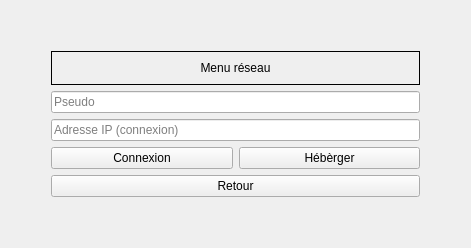
      <widget class="QWidget" name="wdgReseau">
       <layout class="QGridLayout" name="gridLayout_8">
        <item row="0" column="0">
         <layout class="QVBoxLayout" name="verticalLayout_21">
          <item>
           <spacer name="verticalSpacer_17">
            <property name="orientation">
             <enum>Qt::Vertical</enum>
            </property>
            <property name="sizeHint" stdset="0">
             <size>
              <width>20</width>
              <height>40</height>
             </size>
            </property>
           </spacer>
          </item>
          <item>
           <layout class="QHBoxLayout" name="horizontalLayout_14">
            <item>
             <spacer name="horizontalSpacer_29">
              <property name="orientation">
               <enum>Qt::Horizontal</enum>
              </property>
              <property name="sizeHint" stdset="0">
               <size>
                <width>40</width>
                <height>20</height>
               </size>
              </property>
             </spacer>
            </item>
            <item>
             <layout class="QVBoxLayout" name="verticalLayout_20">
              <item>
               <widget class="QLabel" name="lblMenuHeberger">
                <property name="minimumSize">
                 <size>
                  <width>369</width>
                  <height>34</height>
                 </size>
                </property>
                <property name="maximumSize">
                 <size>
                  <width>160000</width>
                  <height>34</height>
                 </size>
                </property>
                <property name="frameShape">
                 <enum>QFrame::Box</enum>
                </property>
                <property name="text">
                 <string>Menu réseau</string>
                </property>
                <property name="alignment">
                 <set>Qt::AlignCenter</set>
                </property>
               </widget>
              </item>
              <item>
               <widget class="QLineEdit" name="lblPseudoReseau">
                <property name="inputMask">
                 <string/>
                </property>
                <property name="text">
                 <string/>
                </property>
                <property name="placeholderText">
                 <string>Pseudo</string>
                </property>
               </widget>
              </item>
              <item>
               <widget class="QLineEdit" name="lblIP">
                <property name="placeholderText">
                 <string>Adresse IP (connexion)</string>
                </property>
               </widget>
              </item>
              <item>
               <layout class="QHBoxLayout" name="horizontalLayout_13">
                <item>
                 <widget class="QPushButton" name="btnConnexion">
                  <property name="text">
                   <string>Connexion</string>
                  </property>
                 </widget>
                </item>
                <item>
                 <widget class="QPushButton" name="btnHote">
                  <property name="text">
                   <string>Hébèrger</string>
                  </property>
                 </widget>
                </item>
               </layout>
              </item>
              <item>
               <widget class="QPushButton" name="btnRetourChoixModeJeu2">
                <property name="text">
                 <string>Retour</string>
                </property>
               </widget>
              </item>
             </layout>
            </item>
            <item>
             <spacer name="horizontalSpacer_30">
              <property name="orientation">
               <enum>Qt::Horizontal</enum>
              </property>
              <property name="sizeHint" stdset="0">
               <size>
                <width>40</width>
                <height>20</height>
               </size>
              </property>
             </spacer>
            </item>
           </layout>
          </item>
          <item>
           <spacer name="verticalSpacer_16">
            <property name="orientation">
             <enum>Qt::Vertical</enum>
            </property>
            <property name="sizeHint" stdset="0">
             <size>
              <width>20</width>
              <height>40</height>
             </size>
            </property>
           </spacer>
          </item>
         </layout>
        </item>
       </layout>
      </widget>
